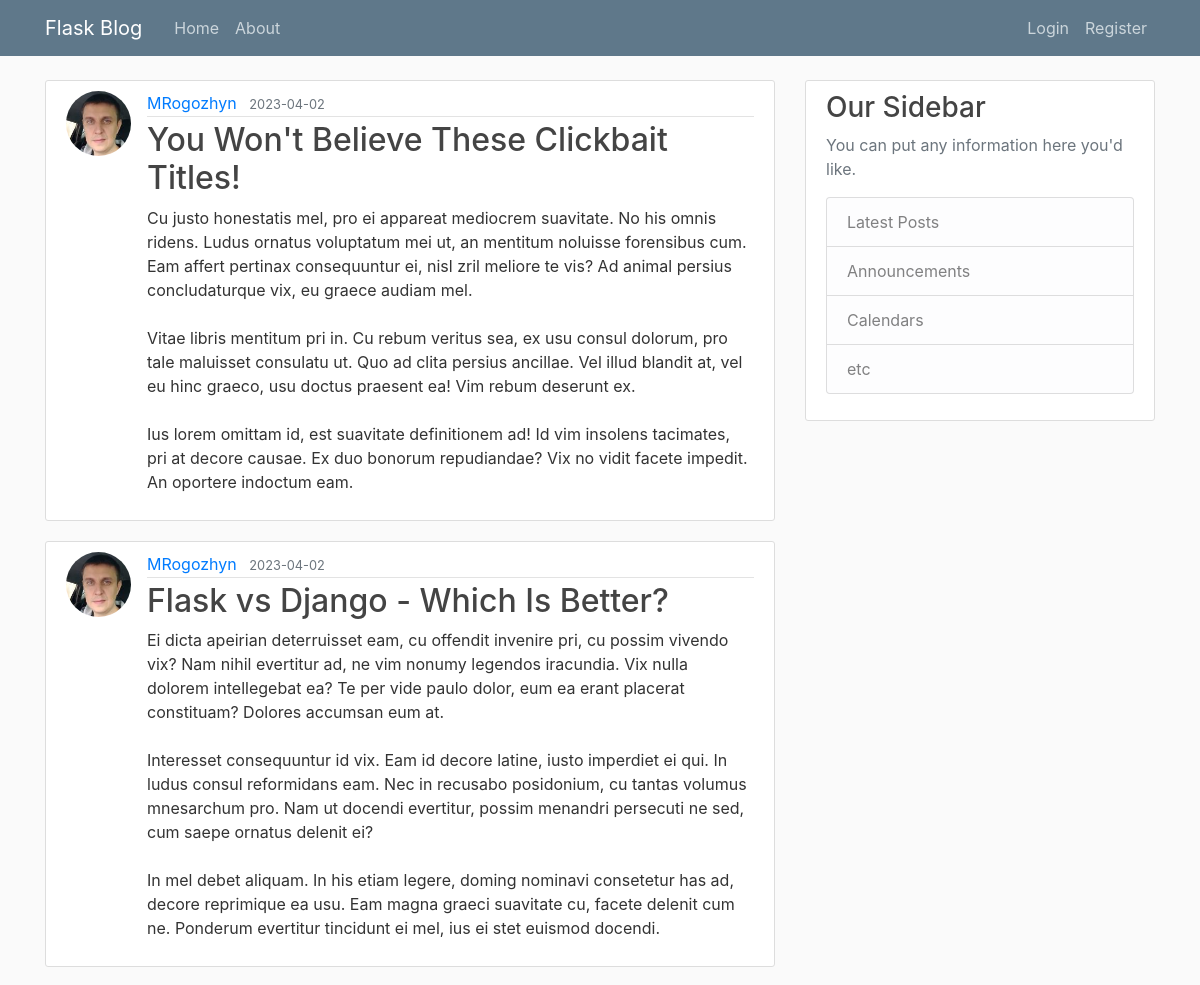
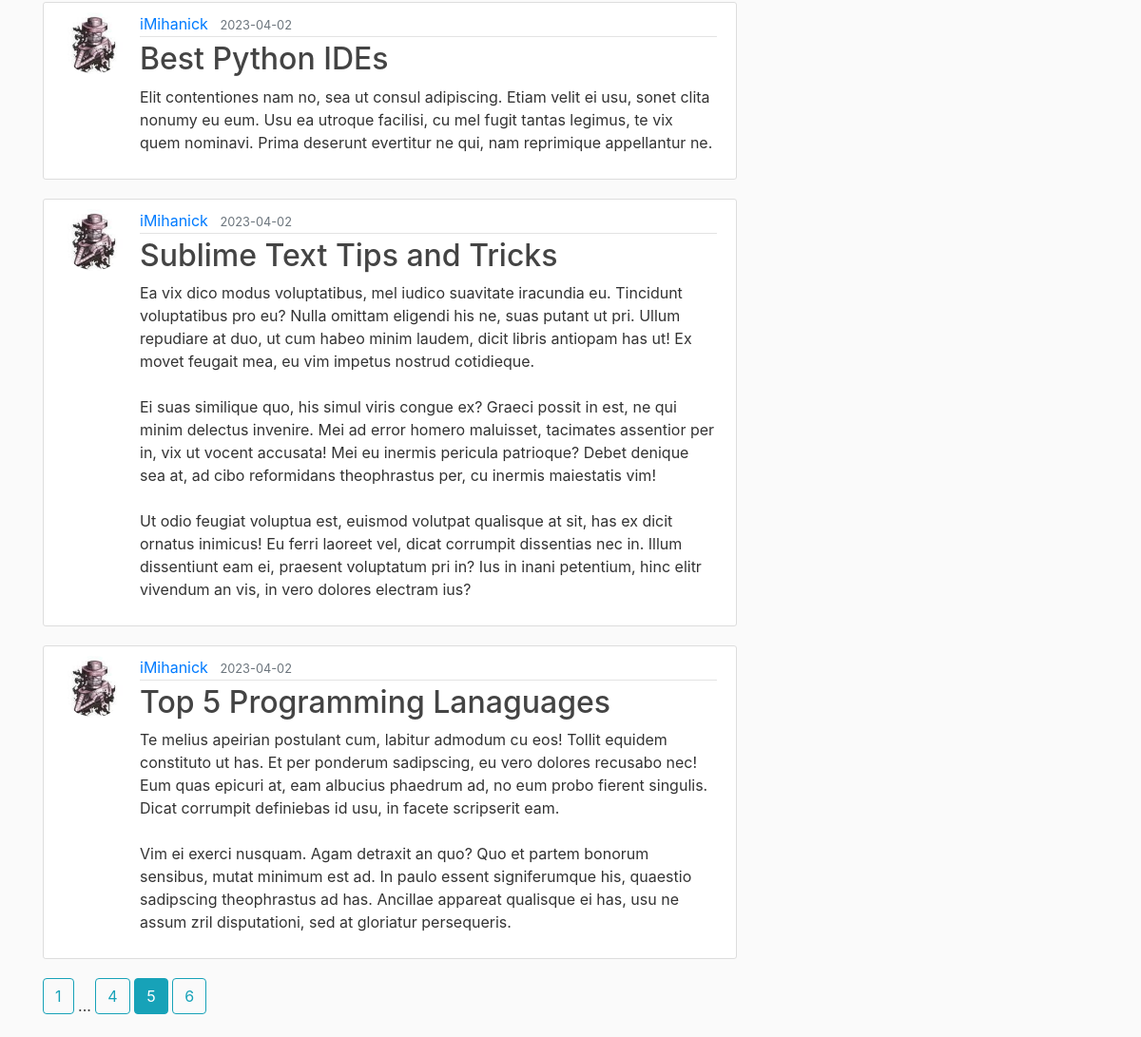
/home?page=5, run on the app's committed database (2 pictures, top to bottom).
### flaskblog/models.py (models this page shows, shortened)
class Post(db.Model):
    id = db.Column(db.Integer, primary_key=True)
    title = db.Column(db.String(100), nullable=False)
    date_posted = db.Column(db.DateTime, nullable=False, default=datetime.utcnow)
    content = db.Column(db.Text, nullable=False)
    user_id = db.Column(db.Integer, db.ForeignKey('user.id'), nullable=False)

class User(db.Model, UserMixin):
    id = db.Column(db.Integer, primary_key=True)
    username = db.Column(db.String(20), unique=True, nullable=False)
    email = db.Column(db.String(120), unique=True, nullable=False)
    image_file = db.Column(db.String(20), nullable=False, default='default.jpg')
    password = db.Column(db.String(60), nullable=False)
    posts = db.relationship('Post', backref='author', lazy=True)

### flaskblog/main/routes.py (the view)
@main.route("/")
@main.route("/home")
def home():
    page = request.args.get('page', 1, type=int)
    posts = Post.query.order_by(Post.date_posted.desc()).paginate(page=page, per_page=5)
    return render_template('home.html', posts=posts)

### flaskblog/templates/home.html
{% extends "layout.html" %}
{% block content %}
	{% for post in posts.items %}
		<article class="media content-section">
            <img class="rounded-circle article-img" src="{{ url_for('static', filename='profile_pict/' + post.author.image_file) }}">
          <div class="media-body">
            <div class="article-metadata">
             <a class="mr-2" href="{{ url_for('users.user_posts', username=post.author.username) }}">{{ post.author.username }}</a>
              <small class="text-muted">{{ post.date_posted.strftime('%Y-%m-%d') }}</small>
            </div>
            <h2><a class="article-title" href="{{ url_for('posts.post', post_id=post.id) }}">{{ post.title }}</a></h2>
            <p class="article-content">{{ post.content }}</p>
          </div>
        </article>
	{% endfor %}
    {% for page_num in posts.iter_pages(left_edge=1, right_edge=1, left_current=1, right_current=1) %}
        {% if page_num %}
            {% if posts.page == page_num %}
                <a class="btn btn-info mb-4" href="{{ url_for('main.home', page=page_num) }}">{{ page_num }}</a>
            {% else %}
                <a class="btn btn-outline-info mb-4" href="{{ url_for('main.home', page=page_num) }}">{{ page_num }}</a>
            {% endif %}
        {% else %}
            ...
        {% endif %}
    {% endfor %}
{% endblock content %}

### flaskblog/static/main.css (style rules this page uses)
body { background: #fafafa; color: #333333; margin-top: 5rem; }
h1, h2, h3, h4, h5, h6 { color: #444444; }
.content-section { background: #ffffff; padding: 10px 20px; border: 1px solid #dddddd; border-radius: 3px; margin-bottom: 20px; }
.article-title { color: #444444; }
.article-content { white-space: pre-line; }
.article-img { height: 65px; width: 65px; margin-right: 16px; }
.article-metadata { padding-bottom: 1px; margin-bottom: 4px; border-bottom: 1px solid #e3e3e3 }

### data on the page
Post: image_file (picture), author.username "MRogozhyn", date_posted "2023-04-02", title "You Won't Believe These Clickbait Titles!", content "Cu justo honestatis mel, pro ei appareat mediocrem suavitate. No his omnis ridens. Ludus ornatus voluptatum mei ut, an mentitum noluisse forensibus cum. Eam affert pertinax consequuntur ei, nisl zril meliore te vis? Ad animal persius concludaturque vix, eu graece audiam mel. Vitae libris mentitum pri in. Cu rebum veritus sea, ex usu consul dolorum, pro tale maluisset consulatu ut. Quo ad clita persius ancillae. Vel illud blandit at, vel eu hinc graeco, usu doctus praesent ea! Vim rebum deserunt ex. Ius lorem omittam id, est suavitate definitionem ad! Id vim insolens tacimates, pri at decore causae. Ex duo bonorum repudiandae? Vix no vidit facete impedit. An oportere indoctum eam."
Post: image_file (picture), author.username "MRogozhyn", date_posted "2023-04-02", title "Flask vs Django - Which Is Better?", content "Ei dicta apeirian deterruisset eam, cu offendit invenire pri, cu possim vivendo vix? Nam nihil evertitur ad, ne vim nonumy legendos iracundia. Vix nulla dolorem intellegebat ea? Te per vide paulo dolor, eum ea erant placerat constituam? Dolores accumsan eum at. Interesset consequuntur id vix. Eam id decore latine, iusto imperdiet ei qui. In ludus consul reformidans eam. Nec in recusabo posidonium, cu tantas volumus mnesarchum pro. Nam ut docendi evertitur, possim menandri persecuti ne sed, cum saepe ornatus delenit ei? In mel debet aliquam. In his etiam legere, doming nominavi consetetur has ad, decore reprimique ea usu. Eam magna graeci suavitate cu, facete delenit cum ne. Ponderum…"
Post: image_file (picture), author.username "iMihanick", date_posted "2023-04-02", title "Best Python IDEs", content "Elit contentiones nam no, sea ut consul adipiscing. Etiam velit ei usu, sonet clita nonumy eu eum. Usu ea utroque facilisi, cu mel fugit tantas legimus, te vix quem nominavi. Prima deserunt evertitur ne qui, nam reprimique appellantur ne."
Post: image_file (picture), author.username "iMihanick", date_posted "2023-04-02", title "Sublime Text Tips and Tricks", content "Ea vix dico modus voluptatibus, mel iudico suavitate iracundia eu. Tincidunt voluptatibus pro eu? Nulla omittam eligendi his ne, suas putant ut pri. Ullum repudiare at duo, ut cum habeo minim laudem, dicit libris antiopam has ut! Ex movet feugait mea, eu vim impetus nostrud cotidieque. Ei suas similique quo, his simul viris congue ex? Graeci possit in est, ne qui minim delectus invenire. Mei ad error homero maluisset, tacimates assentior per in, vix ut vocent accusata! Mei eu inermis pericula patrioque? Debet denique sea at, ad cibo reformidans theophrastus per, cu inermis maiestatis vim! Ut odio feugiat voluptua est, euismod volutpat qualisque at sit, has ex dicit ornatus inimicus! Eu…"
Post: image_file (picture), author.username "iMihanick", date_posted "2023-04-02", title "Top 5 Programming Lanaguages", content "Te melius apeirian postulant cum, labitur admodum cu eos! Tollit equidem constituto ut has. Et per ponderum sadipscing, eu vero dolores recusabo nec! Eum quas epicuri at, eam albucius phaedrum ad, no eum probo fierent singulis. Dicat corrumpit definiebas id usu, in facete scripserit eam. Vim ei exerci nusquam. Agam detraxit an quo? Quo et partem bonorum sensibus, mutat minimum est ad. In paulo essent signiferumque his, quaestio sadipscing theophrastus ad has. Ancillae appareat qualisque ei has, usu ne assum zril disputationi, sed at gloriatur persequeris."

### other printed values
{{ page_num }} "1" "4" "6"
{{ page_num }} "5"
